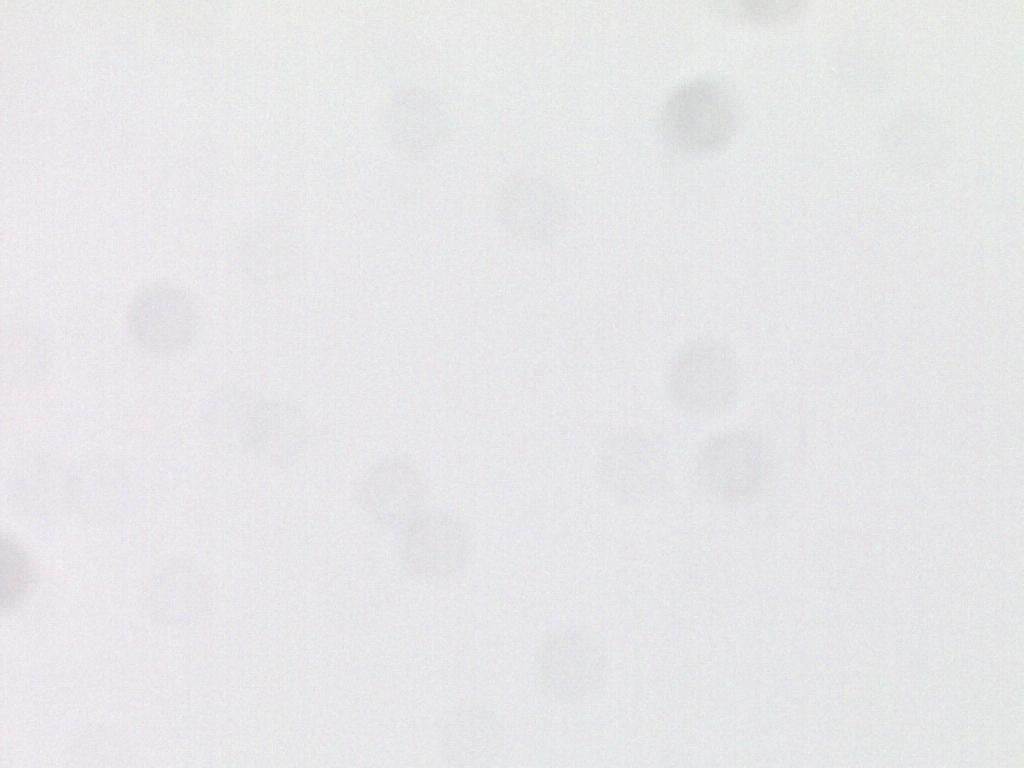
%> input picture CDIO/GUI/current_pic.jpg, 1024 x 768 px
$ octave --eval "result = Seg_mole;"   (GNU Octave 9; MATLAB toolbox functions it lacks are replaced by stand-ins)
%> lines starting %> are read from the running program, lines starting %| are printed output that depends on the picture; in (x1, y1, x2, y2) boxes, pixels count from 0 and x2, y2 are one past the last pixel; in counts of white or black regions, pixels touching at a corner belong together; the program's own positions count from 1
function [res]= Seg_mole()
im = imread('current_pic.jpg');
%> im is the input picture: size 768x1024x3 uint8; mean R, G, B 231, 230.6, 232.6
im = rgb2gray(im);
%> im: size 768x1024 uint8
im = imresize(im, 0.5);
%> im: size 384x512 uint8

binvect = 0:1:255;
histo = hist(im(:),binvect); %Histogram of original im
%> histo = 256 values, max 32199 at index 232, min 0 at index 1, mean 768

T = graythresh(im); %Find grayscale threshold using the Otsu-method
%> T = 0.902
imbin = imbinarize(im,T);
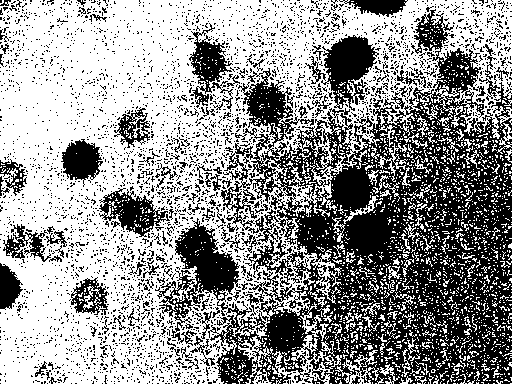
%> imbin: size 384x512 logical; 58.1% white; 3599 black regions (3476 under 20 px), largest, box (x1, y1, x2, y2) and area: (155, 9, 512, 384) 57498, (321, 35, 379, 111) 2305, (99, 188, 170, 237) 1497
imbin = ~imbin;

%Closing and opening algorithm for removal of hairs
se = strel('disk',4);
imC = imclose(imbin, se);
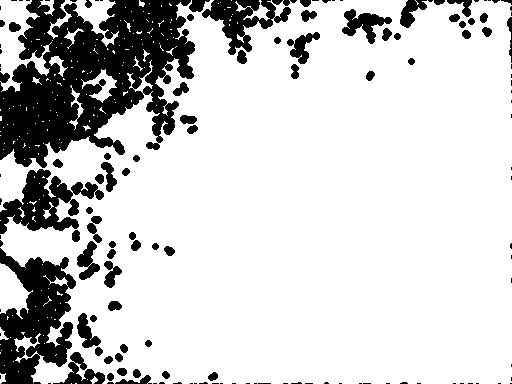
%> imC: size 384x512 logical; 80.3% white; 140 black regions (73 under 20 px), largest, box (x1, y1, x2, y2) and area: (0, 0, 195, 168) 19725, (0, 248, 76, 384) 6089, (0, 169, 104, 234) 3073
imO = imopen(imC,se);
%> imO: size 384x512 logical; 77.6% white; 55 black regions (34 under 20 px), largest, box (x1, y1, x2, y2) and area: (0, 0, 319, 384) 39723, (400, 0, 479, 39) 997, (342, 9, 401, 44) 974
for i = 1:3
    imO = imerode(imO,se);
end

imO = imdilate(imO,se);
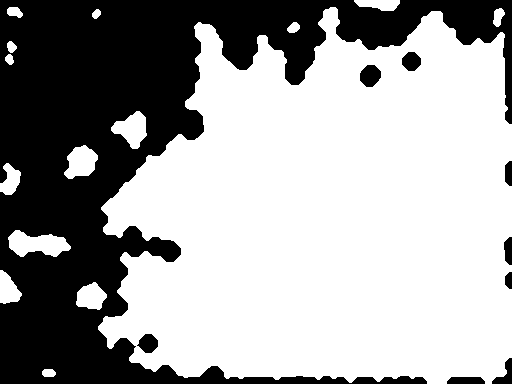
%> imO: size 384x512 logical; 63.4% white; 9 black regions, largest, box (x1, y1, x2, y2) and area: (0, 0, 512, 384) 70152, (360, 65, 381, 87) 353, (137, 334, 158, 353) 280

BW = bwareaopen(imO,1000); %Removes objects that have connections fewer than 1000 pixels
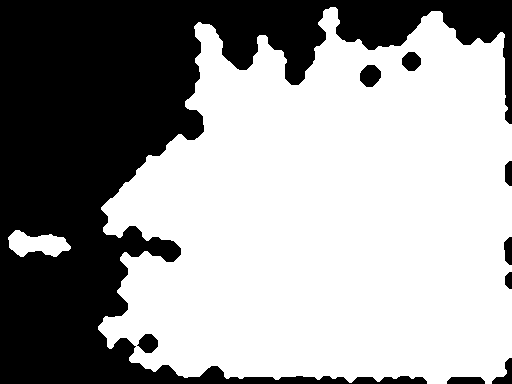
%> BW: size 384x512 logical; 61.3% white; 9 black regions, largest, box (x1, y1, x2, y2) and area: (0, 0, 512, 384) 74307, (360, 65, 381, 87) 353, (137, 334, 158, 353) 280
BWfill = imfill(BW,'holes'); %Fills holes
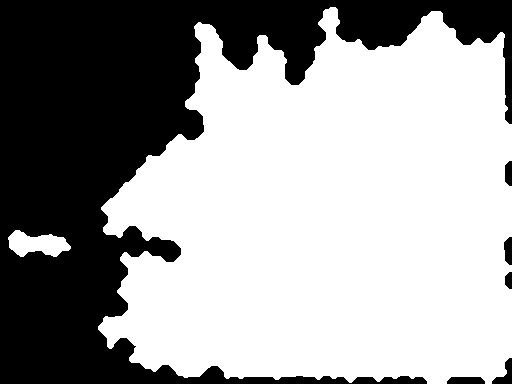
%> BWfill: size 384x512 logical; 61.7% white; 6 black regions, box (x1, y1, x2, y2) and area: (0, 0, 512, 384) 74307, (447, 377, 485, 384) 246, (492, 358, 512, 384) 244, (504, 237, 512, 265) 184, (505, 161, 512, 186) 155, (505, 272, 512, 289) 99

[B,L,N] = bwboundaries(BW);
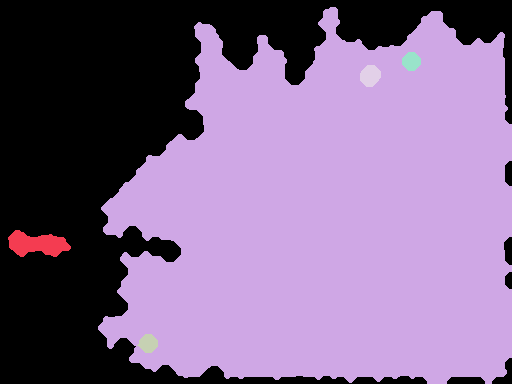
%> L: size 384x512 double; 6 distinct labels, from 0 to 5; one colour per label, 0 black
%> B = 5 boundaries; box (x1, y1, x2, y2) and points: (98, 7, 512, 384) 1791, (8, 230, 71, 257) 138, (360, 65, 381, 87) 56, (137, 334, 158, 353) 50, (402, 52, 421, 71) 49; N = 2

boundry_line=figure;
imshow(im);
hold on;

for k = 1:length(B)
    boundary = B{k};
    if(k > N)
        %plot(boundary(:,2), boundary(:,1), 'g', 'LineWidth', 2);
    else
        plot(boundary(:,2), boundary(:,1), 'r', 'LineWidth', 2);
    end
end
%> this loop made 5 passes
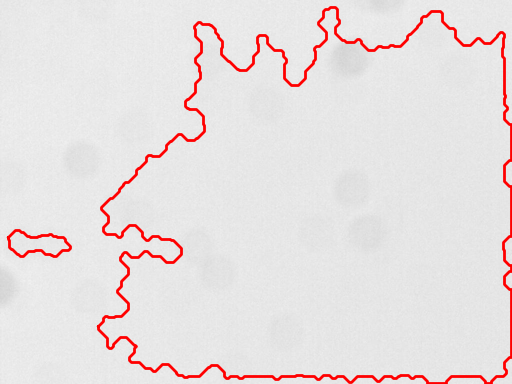
%> figure redrawn from the program's plot data

saveas(boundry_line, 'boundary_pic.jpg');
close(boundry_line);

res=BWfill;
end
